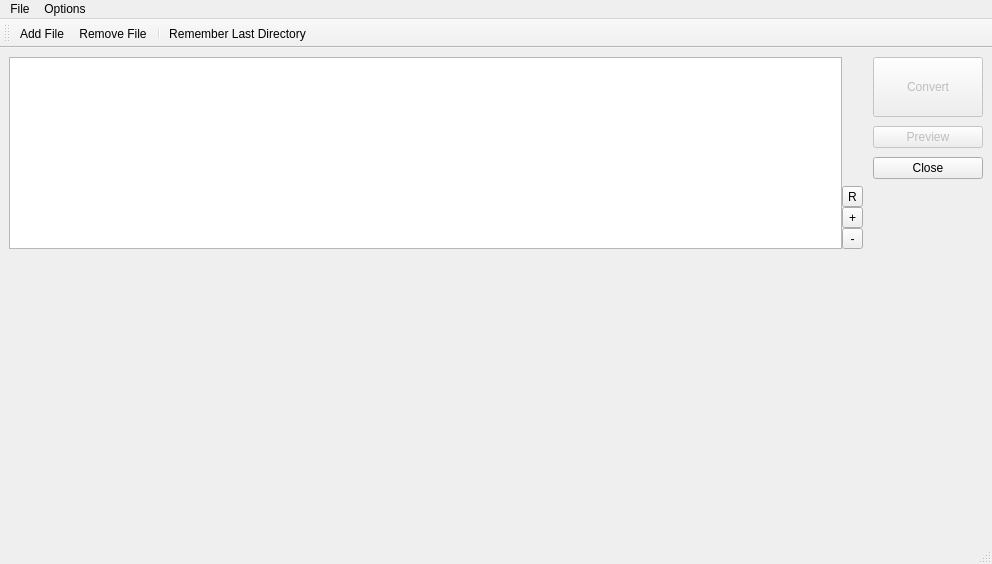
<?xml version="1.0" encoding="UTF-8"?>
<ui version="4.0">
 <class>CFrontend2</class>
 <widget class="QMainWindow" name="CFrontend2">
  <property name="geometry">
   <rect>
    <x>0</x>
    <y>0</y>
    <width>992</width>
    <height>564</height>
   </rect>
  </property>
  <property name="windowTitle">
   <string>Delphi Form Converter</string>
  </property>
  <widget class="QWidget" name="centralwidget">
   <layout class="QVBoxLayout" name="verticalLayout_3" stretch="0,0,1">
    <property name="spacing">
     <number>0</number>
    </property>
    <item>
     <layout class="QHBoxLayout" name="horizontalLayout" stretch="0,0,0,0">
      <property name="spacing">
       <number>0</number>
      </property>
      <property name="sizeConstraint">
       <enum>QLayout::SizeConstraint::SetDefaultConstraint</enum>
      </property>
      <item>
       <widget class="QListWidget" name="listToConvert">
        <property name="sizePolicy">
         <sizepolicy hsizetype="Expanding" vsizetype="Fixed">
          <horstretch>0</horstretch>
          <verstretch>0</verstretch>
         </sizepolicy>
        </property>
        <property name="selectionMode">
         <enum>QAbstractItemView::SelectionMode::ExtendedSelection</enum>
        </property>
       </widget>
      </item>
      <item>
       <layout class="QVBoxLayout" name="verticalLayout_2">
        <property name="spacing">
         <number>0</number>
        </property>
        <item>
         <spacer name="verticalSpacer_2">
          <property name="orientation">
           <enum>Qt::Orientation::Vertical</enum>
          </property>
          <property name="sizeHint" stdset="0">
           <size>
            <width>20</width>
            <height>40</height>
           </size>
          </property>
         </spacer>
        </item>
        <item>
         <widget class="QToolButton" name="btnTogleRememberLastDfms">
          <property name="minimumSize">
           <size>
            <width>21</width>
            <height>0</height>
           </size>
          </property>
          <property name="toolTip">
           <string comment="Remember List" extracomment="Remember List">Remember Files</string>
          </property>
          <property name="statusTip">
           <string comment="Remember List" extracomment="Remember List">Toggle to remember Files.</string>
          </property>
          <property name="text">
           <string>R</string>
          </property>
         </widget>
        </item>
        <item>
         <widget class="QToolButton" name="btnAddFile">
          <property name="text">
           <string>+</string>
          </property>
         </widget>
        </item>
        <item>
         <widget class="QToolButton" name="btnRemoveFile">
          <property name="sizePolicy">
           <sizepolicy hsizetype="Fixed" vsizetype="Fixed">
            <horstretch>0</horstretch>
            <verstretch>0</verstretch>
           </sizepolicy>
          </property>
          <property name="minimumSize">
           <size>
            <width>21</width>
            <height>0</height>
           </size>
          </property>
          <property name="baseSize">
           <size>
            <width>21</width>
            <height>0</height>
           </size>
          </property>
          <property name="text">
           <string>-</string>
          </property>
         </widget>
        </item>
       </layout>
      </item>
      <item>
       <spacer name="horizontalSpacer_2">
        <property name="orientation">
         <enum>Qt::Orientation::Horizontal</enum>
        </property>
        <property name="sizeType">
         <enum>QSizePolicy::Policy::Fixed</enum>
        </property>
        <property name="sizeHint" stdset="0">
         <size>
          <width>10</width>
          <height>20</height>
         </size>
        </property>
       </spacer>
      </item>
      <item>
       <layout class="QVBoxLayout" name="verticalLayout">
        <property name="spacing">
         <number>9</number>
        </property>
        <item>
         <widget class="QPushButton" name="btnConvert">
          <property name="enabled">
           <bool>false</bool>
          </property>
          <property name="sizePolicy">
           <sizepolicy hsizetype="Preferred" vsizetype="Fixed">
            <horstretch>8</horstretch>
            <verstretch>0</verstretch>
           </sizepolicy>
          </property>
          <property name="minimumSize">
           <size>
            <width>0</width>
            <height>60</height>
           </size>
          </property>
          <property name="baseSize">
           <size>
            <width>0</width>
            <height>100</height>
           </size>
          </property>
          <property name="text">
           <string>Convert</string>
          </property>
         </widget>
        </item>
        <item>
         <widget class="QPushButton" name="btnPreview">
          <property name="enabled">
           <bool>false</bool>
          </property>
          <property name="text">
           <string>Preview</string>
          </property>
         </widget>
        </item>
        <item>
         <widget class="QPushButton" name="btnClose">
          <property name="minimumSize">
           <size>
            <width>110</width>
            <height>0</height>
           </size>
          </property>
          <property name="text">
           <string>Close</string>
          </property>
         </widget>
        </item>
        <item>
         <spacer name="verticalSpacer">
          <property name="orientation">
           <enum>Qt::Orientation::Vertical</enum>
          </property>
          <property name="sizeType">
           <enum>QSizePolicy::Policy::Expanding</enum>
          </property>
          <property name="sizeHint" stdset="0">
           <size>
            <width>20</width>
            <height>40</height>
           </size>
          </property>
         </spacer>
        </item>
       </layout>
      </item>
     </layout>
    </item>
    <item>
     <spacer name="verticalSpacer_3">
      <property name="orientation">
       <enum>Qt::Orientation::Vertical</enum>
      </property>
      <property name="sizeType">
       <enum>QSizePolicy::Policy::Expanding</enum>
      </property>
      <property name="sizeHint" stdset="0">
       <size>
        <width>20</width>
        <height>30</height>
       </size>
      </property>
     </spacer>
    </item>
    <item>
     <widget class="CLogger" name="logger" native="true">
      <property name="enabled">
       <bool>true</bool>
      </property>
      <property name="sizePolicy">
       <sizepolicy hsizetype="Expanding" vsizetype="Expanding">
        <horstretch>0</horstretch>
        <verstretch>0</verstretch>
       </sizepolicy>
      </property>
     </widget>
    </item>
   </layout>
  </widget>
  <widget class="QMenuBar" name="menubar">
   <property name="geometry">
    <rect>
     <x>0</x>
     <y>0</y>
     <width>992</width>
     <height>25</height>
    </rect>
   </property>
   <widget class="QMenu" name="menuFile">
    <property name="title">
     <string>File</string>
    </property>
    <addaction name="actionAdd_File"/>
    <addaction name="actionRemove_File"/>
    <addaction name="actionParse_Files"/>
    <addaction name="actionProcess_Queue"/>
    <addaction name="separator"/>
    <addaction name="actionRemember_Last_Directory"/>
   </widget>
   <widget class="QMenu" name="menuOptions">
    <property name="title">
     <string>Options</string>
    </property>
    <addaction name="actionInclude_Binary_Data"/>
   </widget>
   <addaction name="menuFile"/>
   <addaction name="menuOptions"/>
  </widget>
  <widget class="QStatusBar" name="statusbar"/>
  <widget class="QToolBar" name="toolBar">
   <property name="windowTitle">
    <string>toolBar</string>
   </property>
   <attribute name="toolBarArea">
    <enum>TopToolBarArea</enum>
   </attribute>
   <attribute name="toolBarBreak">
    <bool>false</bool>
   </attribute>
   <addaction name="actionAdd_File"/>
   <addaction name="actionRemove_File"/>
   <addaction name="separator"/>
   <addaction name="actionRemember_Last_Directory"/>
  </widget>
  <action name="actionAdd_File">
   <property name="text">
    <string>Add File</string>
   </property>
   <property name="toolTip">
    <string>Add File to Queue</string>
   </property>
  </action>
  <action name="actionRemove_File">
   <property name="text">
    <string>Remove File</string>
   </property>
   <property name="toolTip">
    <string>Remove File from Queue</string>
   </property>
  </action>
  <action name="actionRemember_Last_Directory">
   <property name="checkable">
    <bool>true</bool>
   </property>
   <property name="text">
    <string>Remember Last Directory</string>
   </property>
   <property name="toolTip">
    <string>Remember Last Dfms</string>
   </property>
  </action>
  <action name="actionProcess_Queue">
   <property name="text">
    <string>Process Queue</string>
   </property>
   <property name="toolTip">
    <string>Parses and then converts the files</string>
   </property>
   <property name="shortcut">
    <string>Ctrl+Q</string>
   </property>
  </action>
  <action name="actionParse_Files">
   <property name="text">
    <string>Parse Files</string>
   </property>
   <property name="toolTip">
    <string>Parses the files but does not convert them to a UI file</string>
   </property>
   <property name="shortcut">
    <string>Ctrl+K</string>
   </property>
  </action>
  <action name="actionInclude_Binary_Data">
   <property name="checkable">
    <bool>true</bool>
   </property>
   <property name="text">
    <string>Include Binary Data</string>
   </property>
  </action>
 </widget>
 <customwidgets>
  <customwidget>
   <class>CLogger</class>
   <extends>QWidget</extends>
   <header>clogger.h</header>
  </customwidget>
 </customwidgets>
 <resources/>
 <connections>
  <connection>
   <sender>btnClose</sender>
   <signal>clicked()</signal>
   <receiver>CFrontend2</receiver>
   <slot>close()</slot>
   <hints>
    <hint type="sourcelabel">
     <x>950</x>
     <y>188</y>
    </hint>
    <hint type="destinationlabel">
     <x>527</x>
     <y>314</y>
    </hint>
   </hints>
  </connection>
  <connection>
   <sender>btnTogleRememberLastDfms</sender>
   <signal>clicked()</signal>
   <receiver>CFrontend2</receiver>
   <slot>togleRememberLastDfms()</slot>
   <hints>
    <hint type="sourcelabel">
     <x>828</x>
     <y>206</y>
    </hint>
    <hint type="destinationlabel">
     <x>991</x>
     <y>370</y>
    </hint>
   </hints>
  </connection>
  <connection>
   <sender>actionRemember_Last_Directory</sender>
   <signal>toggled(bool)</signal>
   <receiver>CFrontend2</receiver>
   <slot>togleRememberLastDfms()</slot>
   <hints>
    <hint type="sourcelabel">
     <x>-1</x>
     <y>-1</y>
    </hint>
    <hint type="destinationlabel">
     <x>495</x>
     <y>281</y>
    </hint>
   </hints>
  </connection>
  <connection>
   <sender>actionRemove_File</sender>
   <signal>triggered()</signal>
   <receiver>btnRemoveFile</receiver>
   <slot>click()</slot>
   <hints>
    <hint type="sourcelabel">
     <x>-1</x>
     <y>-1</y>
    </hint>
    <hint type="destinationlabel">
     <x>828</x>
     <y>252</y>
    </hint>
   </hints>
  </connection>
  <connection>
   <sender>actionProcess_Queue</sender>
   <signal>triggered()</signal>
   <receiver>btnConvert</receiver>
   <slot>click()</slot>
   <hints>
    <hint type="sourcelabel">
     <x>-1</x>
     <y>-1</y>
    </hint>
    <hint type="destinationlabel">
     <x>895</x>
     <y>92</y>
    </hint>
   </hints>
  </connection>
  <connection>
   <sender>actionAdd_File</sender>
   <signal>triggered()</signal>
   <receiver>btnAddFile</receiver>
   <slot>click()</slot>
   <hints>
    <hint type="sourcelabel">
     <x>-1</x>
     <y>-1</y>
    </hint>
    <hint type="destinationlabel">
     <x>828</x>
     <y>229</y>
    </hint>
   </hints>
  </connection>
  <connection>
   <sender>actionParse_Files</sender>
   <signal>triggered()</signal>
   <receiver>CFrontend2</receiver>
   <slot>parseFiles()</slot>
   <hints>
    <hint type="sourcelabel">
     <x>-1</x>
     <y>-1</y>
    </hint>
    <hint type="destinationlabel">
     <x>495</x>
     <y>281</y>
    </hint>
   </hints>
  </connection>
 </connections>
 <slots>
  <slot>togleRememberLastDfms()</slot>
  <slot>parseFiles()</slot>
 </slots>
</ui>
